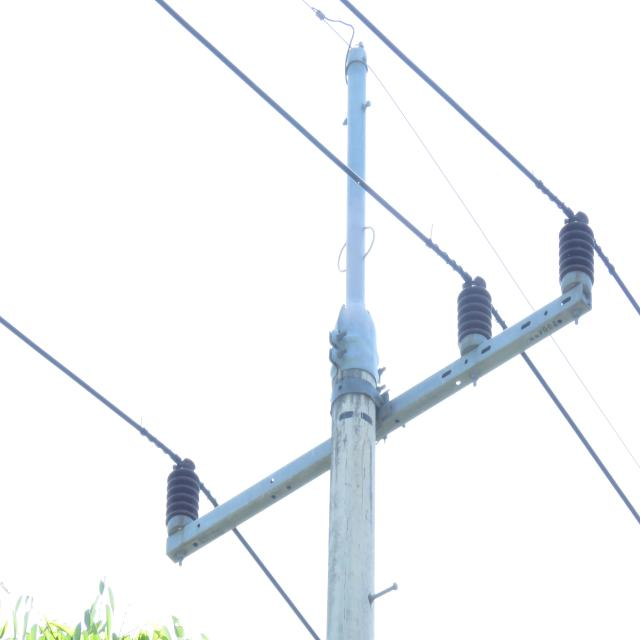
#> input picture Sift 알고리즘/Test5.jpg, 640 x 640 px
$ python 'sift test.py'
#> lines starting #> are read from the running program, lines starting #| are printed output that depends on the picture; after the words box and inside, x2 and y2 are one past the last pixel; in counts of white or black regions, pixels touching at a corner belong together
import cv2
import numpy as np

# SIFT 특징 추출기 생성
sift = cv2.SIFT_create()

# 두 이미지 로드
img1 = cv2.imread('Test5.jpg')
#> img1 is the input picture: shape (640, 640, 3); mean B, G, R 246.4, 244.2, 241.5
img2 = cv2.imread('Test4.jpg')
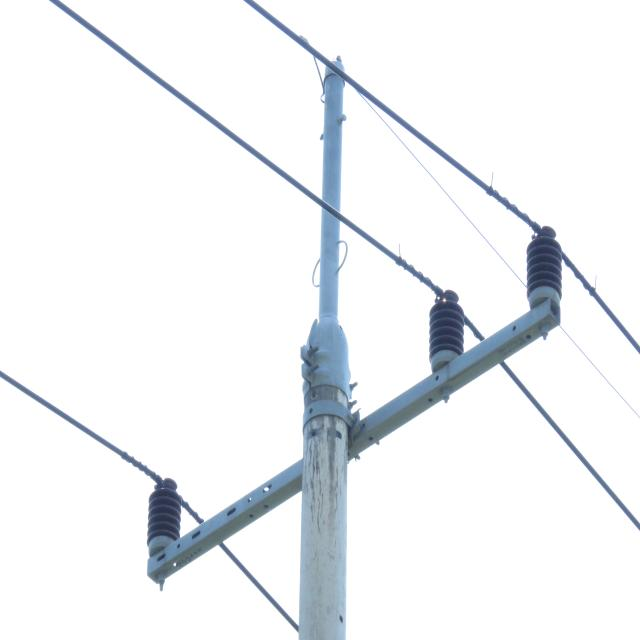
#> input picture Sift 알고리즘/Test4.jpg, 640 x 640 px
#> img2 is the input picture: shape (640, 640, 3); mean B, G, R 243.4, 241, 238.6

# 특징점 추출
kp1, des1 = sift.detectAndCompute(img1, None)
#> kp1 = 479 keypoints; strongest (x, y, size): (577, 247, 30.3), (183, 487, 26.2), (474, 307, 27.2), (458, 383, 2.7)
kp2, des2 = sift.detectAndCompute(img2, None)
#> kp2 = 425 keypoints; strongest (x, y, size): (545, 260, 30.5), (165, 505, 25.4), (447, 320, 27.2), (175, 564, 1.9)

# 특징점 매칭
bf = cv2.BFMatcher()
matches = bf.knnMatch(des1, des2, k=2)
#> matches = 479 matches

# 좋은 매칭 포인트만 필터링
good_matches = []
for m, n in matches:
    if m.distance < 0.7 * n.distance:
        good_matches.append(m)
#> after the loop, good_matches = 105 matches

# 변화 영역 마스크 생성
mask = np.zeros_like(img1)
for match in good_matches:
    pt1 = kp1[match.queryIdx].pt
    pt2 = kp2[match.trainIdx].pt
    mask = cv2.line(mask, (int(pt1[0]), int(pt1[1])), (int(pt2[0]), int(pt2[1])), (0, 255, 0), 2)
#> this loop made 105 passes
#> (pt1, pt2) on passes 1 to 12: ((3.72, 317), (2.98, 371)), ((51.46, 364.4), (256.5, 577.9)), ((151.8, 438.5), (410.6, 269.1)), ((164.1, 517.2), (145.1, 537.1)), ((164.4, 517.4), (145.6, 537.4)), ((166.5, 535.4), (147.8, 556.4)), ((167.7, 511.9), (149, 531.6)), ((168, 495.8), (430.6, 322.4)), ((168.1, 487.8), (430.6, 322.4)), ((172, 519), (155, 538.5)), ((177.6, 553.4), (159.4, 572)), ((180.2, 563.9), (544.5, 338.3))
#> pass 1, `mask = cv2.line(mask, (int(pt1[0]), int(pt1[1])), (int(pt2[0]), int(pt..`:
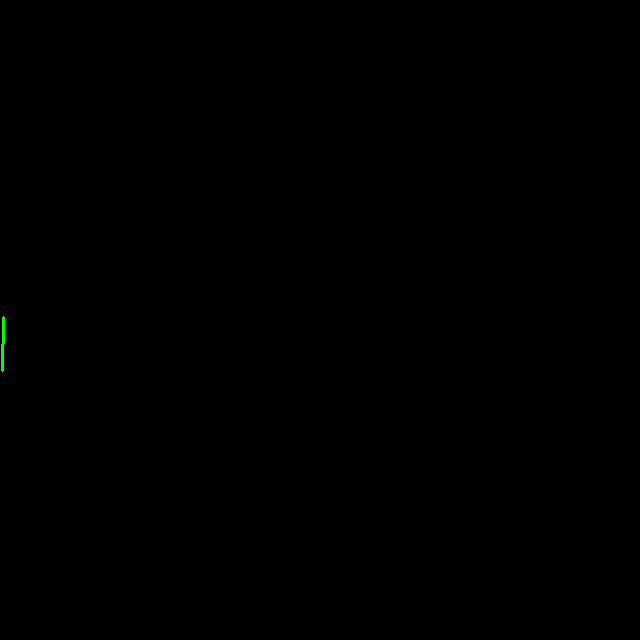
#> mask: shape (640, 640, 3); mean of channels 0, 1, 2 0, 0.1, 0; drawn as B, G, R
#> pass 2, `mask = cv2.line(mask, (int(pt1[0]), int(pt1[1])), (int(pt2[0]), int(pt..`:
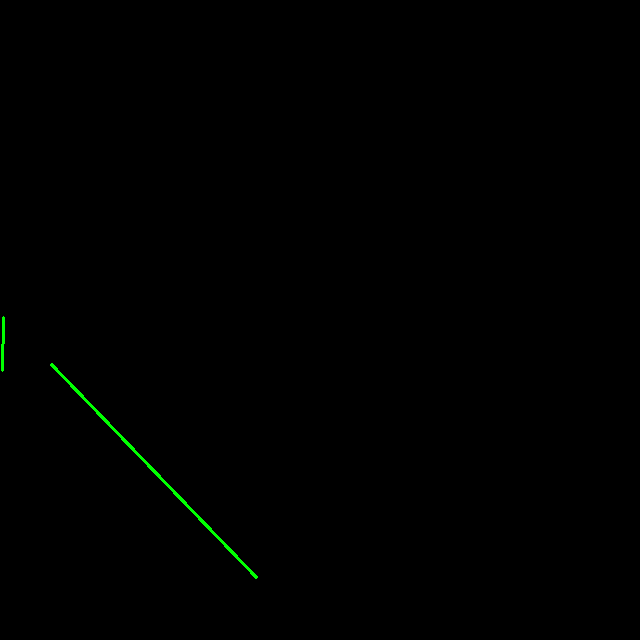
#> mask: shape (640, 640, 3); 0.23% of pixels changed, all inside (x1, y1, x2, y2) = (50, 363, 258, 579); drawn as B, G, R
#> pass 3, `mask = cv2.line(mask, (int(pt1[0]), int(pt1[1])), (int(pt2[0]), int(pt..`:
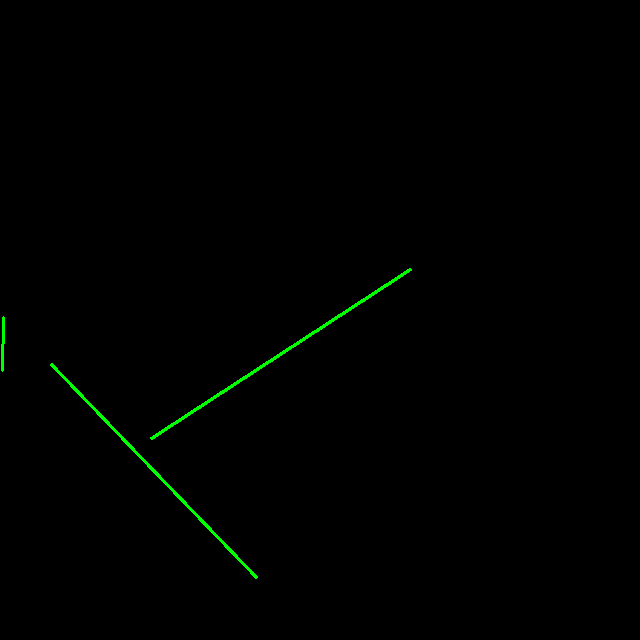
#> mask: shape (640, 640, 3); 0.25% of pixels changed, all inside (x1, y1, x2, y2) = (150, 268, 412, 440); drawn as B, G, R
#> after the loop:
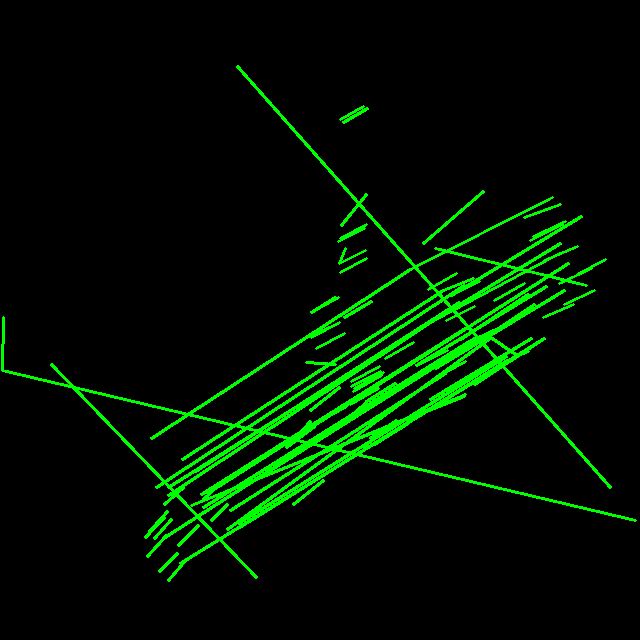
#> mask: shape (640, 640, 3); 6.14% of pixels changed, all inside (x1, y1, x2, y2) = (3, 65, 637, 582); drawn as B, G, R

# 변화 영역 시각화
img_diff = cv2.absdiff(img1, img2)
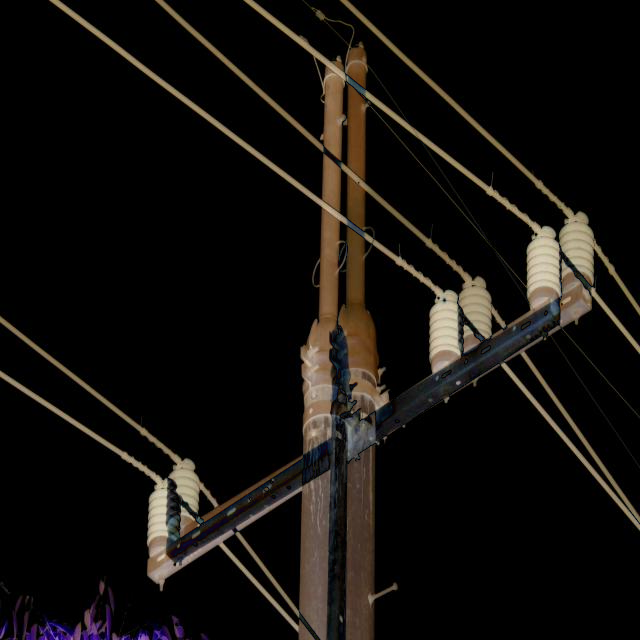
#> img_diff: shape (640, 640, 3); mean B, G, R 13.6, 16.5, 19.4
img_diff[mask == 0] = 0  # 변화 없는 영역은 검정색으로 마스킹
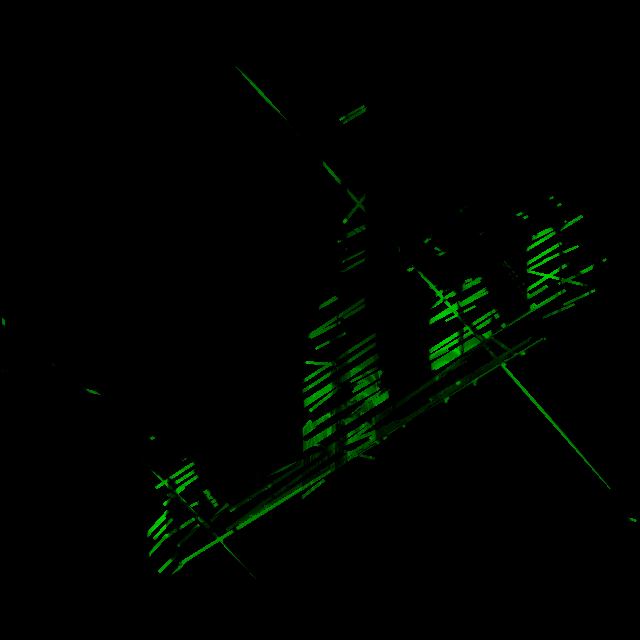
#> img_diff: shape (640, 640, 3); mean B, G, R 0, 3.4, 0
cv2.imshow('Change Detection', img_diff)
cv2.waitKey(0)
cv2.destroyAllWindows()
